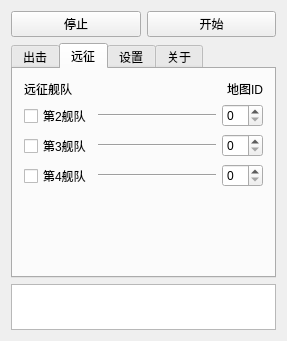
<?xml version="1.0" encoding="UTF-8"?>
<ui version="4.0">
 <class>Widget</class>
 <widget class="QWidget" name="Widget">
  <property name="geometry">
   <rect>
    <x>0</x>
    <y>0</y>
    <width>287</width>
    <height>341</height>
   </rect>
  </property>
  <property name="windowTitle">
   <string>Widget</string>
  </property>
  <layout class="QGridLayout" name="gridLayout">
   <item row="0" column="0">
    <layout class="QVBoxLayout" name="verticalLayout">
     <item>
      <layout class="QHBoxLayout" name="horizontalLayout_2">
       <item>
        <widget class="QPushButton" name="pushButton">
         <property name="text">
          <string>停止</string>
         </property>
        </widget>
       </item>
       <item>
        <widget class="QPushButton" name="pushButton_2">
         <property name="text">
          <string>开始</string>
         </property>
        </widget>
       </item>
      </layout>
     </item>
     <item>
      <widget class="QTabWidget" name="tabWidget">
       <property name="currentIndex">
        <number>1</number>
       </property>
       <widget class="QWidget" name="tab_3">
        <attribute name="title">
         <string>出击</string>
        </attribute>
        <layout class="QGridLayout" name="gridLayout_4">
         <item row="0" column="0">
          <layout class="QVBoxLayout" name="verticalLayout_6">
           <item>
            <layout class="QHBoxLayout" name="horizontalLayout_13">
             <item>
              <widget class="QLabel" name="label_7">
               <property name="sizePolicy">
                <sizepolicy hsizetype="Fixed" vsizetype="Fixed">
                 <horstretch>0</horstretch>
                 <verstretch>0</verstretch>
                </sizepolicy>
               </property>
               <property name="text">
                <string>出击舰队</string>
               </property>
              </widget>
             </item>
             <item>
              <widget class="Line" name="line_7">
               <property name="orientation">
                <enum>Qt::Horizontal</enum>
               </property>
              </widget>
             </item>
            </layout>
           </item>
           <item>
            <layout class="QHBoxLayout" name="horizontalLayout_14">
             <item>
              <spacer name="horizontalSpacer_6">
               <property name="orientation">
                <enum>Qt::Horizontal</enum>
               </property>
               <property name="sizeHint" stdset="0">
                <size>
                 <width>40</width>
                 <height>20</height>
                </size>
               </property>
              </spacer>
             </item>
             <item>
              <widget class="QComboBox" name="comboBox">
               <item>
                <property name="text">
                 <string>第1舰队</string>
                </property>
               </item>
               <item>
                <property name="text">
                 <string>第2舰队</string>
                </property>
               </item>
               <item>
                <property name="text">
                 <string>第3舰队</string>
                </property>
               </item>
               <item>
                <property name="text">
                 <string>第4舰队</string>
                </property>
               </item>
              </widget>
             </item>
            </layout>
           </item>
           <item>
            <layout class="QHBoxLayout" name="horizontalLayout_11">
             <item>
              <widget class="QLabel" name="label_4">
               <property name="sizePolicy">
                <sizepolicy hsizetype="Fixed" vsizetype="Fixed">
                 <horstretch>0</horstretch>
                 <verstretch>0</verstretch>
                </sizepolicy>
               </property>
               <property name="text">
                <string>出击海域</string>
               </property>
              </widget>
             </item>
             <item>
              <widget class="Line" name="line_5">
               <property name="orientation">
                <enum>Qt::Horizontal</enum>
               </property>
              </widget>
             </item>
            </layout>
           </item>
           <item>
            <layout class="QHBoxLayout" name="horizontalLayout_10">
             <item>
              <spacer name="horizontalSpacer_5">
               <property name="orientation">
                <enum>Qt::Horizontal</enum>
               </property>
               <property name="sizeHint" stdset="0">
                <size>
                 <width>40</width>
                 <height>20</height>
                </size>
               </property>
              </spacer>
             </item>
             <item>
              <widget class="QSpinBox" name="spinBox_4">
               <property name="sizePolicy">
                <sizepolicy hsizetype="Fixed" vsizetype="Fixed">
                 <horstretch>0</horstretch>
                 <verstretch>0</verstretch>
                </sizepolicy>
               </property>
              </widget>
             </item>
             <item>
              <widget class="QLabel" name="label_5">
               <property name="sizePolicy">
                <sizepolicy hsizetype="Fixed" vsizetype="Fixed">
                 <horstretch>0</horstretch>
                 <verstretch>0</verstretch>
                </sizepolicy>
               </property>
               <property name="text">
                <string>-</string>
               </property>
              </widget>
             </item>
             <item>
              <widget class="QSpinBox" name="spinBox_5">
               <property name="sizePolicy">
                <sizepolicy hsizetype="Fixed" vsizetype="Fixed">
                 <horstretch>0</horstretch>
                 <verstretch>0</verstretch>
                </sizepolicy>
               </property>
              </widget>
             </item>
            </layout>
           </item>
           <item>
            <layout class="QHBoxLayout" name="horizontalLayout_12">
             <item>
              <widget class="QLabel" name="label_6">
               <property name="sizePolicy">
                <sizepolicy hsizetype="Fixed" vsizetype="Fixed">
                 <horstretch>0</horstretch>
                 <verstretch>0</verstretch>
                </sizepolicy>
               </property>
               <property name="text">
                <string>战斗次数</string>
               </property>
              </widget>
             </item>
             <item>
              <widget class="Line" name="line_6">
               <property name="orientation">
                <enum>Qt::Horizontal</enum>
               </property>
              </widget>
             </item>
            </layout>
           </item>
           <item>
            <layout class="QHBoxLayout" name="horizontalLayout_15">
             <item>
              <spacer name="horizontalSpacer_7">
               <property name="orientation">
                <enum>Qt::Horizontal</enum>
               </property>
               <property name="sizeHint" stdset="0">
                <size>
                 <width>40</width>
                 <height>20</height>
                </size>
               </property>
              </spacer>
             </item>
             <item>
              <widget class="QSpinBox" name="spinBox_6"/>
             </item>
            </layout>
           </item>
           <item>
            <spacer name="verticalSpacer_3">
             <property name="orientation">
              <enum>Qt::Vertical</enum>
             </property>
             <property name="sizeHint" stdset="0">
              <size>
               <width>20</width>
               <height>40</height>
              </size>
             </property>
            </spacer>
           </item>
          </layout>
         </item>
        </layout>
       </widget>
       <widget class="QWidget" name="tab_4">
        <attribute name="title">
         <string>远征</string>
        </attribute>
        <layout class="QGridLayout" name="gridLayout_3">
         <item row="0" column="0">
          <layout class="QVBoxLayout" name="verticalLayout_4">
           <item>
            <layout class="QHBoxLayout" name="horizontalLayout_9">
             <item>
              <widget class="QLabel" name="label_8">
               <property name="sizePolicy">
                <sizepolicy hsizetype="Fixed" vsizetype="Fixed">
                 <horstretch>0</horstretch>
                 <verstretch>0</verstretch>
                </sizepolicy>
               </property>
               <property name="text">
                <string>远征舰队</string>
               </property>
              </widget>
             </item>
             <item>
              <spacer name="horizontalSpacer_3">
               <property name="orientation">
                <enum>Qt::Horizontal</enum>
               </property>
               <property name="sizeHint" stdset="0">
                <size>
                 <width>40</width>
                 <height>12</height>
                </size>
               </property>
              </spacer>
             </item>
             <item>
              <widget class="QLabel" name="label_3">
               <property name="sizePolicy">
                <sizepolicy hsizetype="Fixed" vsizetype="Fixed">
                 <horstretch>0</horstretch>
                 <verstretch>0</verstretch>
                </sizepolicy>
               </property>
               <property name="text">
                <string>地图ID</string>
               </property>
              </widget>
             </item>
            </layout>
           </item>
           <item>
            <layout class="QHBoxLayout" name="horizontalLayout_6">
             <item>
              <widget class="QCheckBox" name="checkBox">
               <property name="sizePolicy">
                <sizepolicy hsizetype="Fixed" vsizetype="Fixed">
                 <horstretch>0</horstretch>
                 <verstretch>0</verstretch>
                </sizepolicy>
               </property>
               <property name="text">
                <string>第2舰队</string>
               </property>
              </widget>
             </item>
             <item>
              <widget class="Line" name="line_2">
               <property name="orientation">
                <enum>Qt::Horizontal</enum>
               </property>
              </widget>
             </item>
             <item>
              <widget class="QSpinBox" name="spinBox">
               <property name="sizePolicy">
                <sizepolicy hsizetype="Fixed" vsizetype="Fixed">
                 <horstretch>0</horstretch>
                 <verstretch>0</verstretch>
                </sizepolicy>
               </property>
              </widget>
             </item>
            </layout>
           </item>
           <item>
            <layout class="QHBoxLayout" name="horizontalLayout_7">
             <item>
              <widget class="QCheckBox" name="checkBox_2">
               <property name="sizePolicy">
                <sizepolicy hsizetype="Fixed" vsizetype="Fixed">
                 <horstretch>0</horstretch>
                 <verstretch>0</verstretch>
                </sizepolicy>
               </property>
               <property name="text">
                <string>第3舰队</string>
               </property>
              </widget>
             </item>
             <item>
              <widget class="Line" name="line_3">
               <property name="orientation">
                <enum>Qt::Horizontal</enum>
               </property>
              </widget>
             </item>
             <item>
              <widget class="QSpinBox" name="spinBox_2">
               <property name="sizePolicy">
                <sizepolicy hsizetype="Fixed" vsizetype="Fixed">
                 <horstretch>0</horstretch>
                 <verstretch>0</verstretch>
                </sizepolicy>
               </property>
              </widget>
             </item>
            </layout>
           </item>
           <item>
            <layout class="QHBoxLayout" name="horizontalLayout_8">
             <item>
              <widget class="QCheckBox" name="checkBox_3">
               <property name="sizePolicy">
                <sizepolicy hsizetype="Fixed" vsizetype="Fixed">
                 <horstretch>0</horstretch>
                 <verstretch>0</verstretch>
                </sizepolicy>
               </property>
               <property name="text">
                <string>第4舰队</string>
               </property>
              </widget>
             </item>
             <item>
              <widget class="Line" name="line_4">
               <property name="orientation">
                <enum>Qt::Horizontal</enum>
               </property>
              </widget>
             </item>
             <item>
              <widget class="QSpinBox" name="spinBox_3">
               <property name="sizePolicy">
                <sizepolicy hsizetype="Fixed" vsizetype="Fixed">
                 <horstretch>0</horstretch>
                 <verstretch>0</verstretch>
                </sizepolicy>
               </property>
              </widget>
             </item>
            </layout>
           </item>
           <item>
            <spacer name="verticalSpacer_2">
             <property name="orientation">
              <enum>Qt::Vertical</enum>
             </property>
             <property name="sizeHint" stdset="0">
              <size>
               <width>20</width>
               <height>40</height>
              </size>
             </property>
            </spacer>
           </item>
          </layout>
         </item>
        </layout>
       </widget>
       <widget class="QWidget" name="tab_5">
        <attribute name="title">
         <string>设置</string>
        </attribute>
        <layout class="QGridLayout" name="gridLayout_2">
         <item row="0" column="0">
          <layout class="QVBoxLayout" name="verticalLayout_3">
           <item>
            <layout class="QVBoxLayout" name="verticalLayout_2">
             <item>
              <layout class="QHBoxLayout" name="horizontalLayout_5">
               <item>
                <widget class="QLabel" name="label">
                 <property name="sizePolicy">
                  <sizepolicy hsizetype="Fixed" vsizetype="Fixed">
                   <horstretch>0</horstretch>
                   <verstretch>0</verstretch>
                  </sizepolicy>
                 </property>
                 <property name="text">
                  <string>窗口句柄</string>
                 </property>
                </widget>
               </item>
               <item>
                <widget class="Line" name="line">
                 <property name="orientation">
                  <enum>Qt::Horizontal</enum>
                 </property>
                </widget>
               </item>
              </layout>
             </item>
             <item>
              <layout class="QHBoxLayout" name="horizontalLayout_4">
               <item>
                <spacer name="horizontalSpacer">
                 <property name="orientation">
                  <enum>Qt::Horizontal</enum>
                 </property>
                 <property name="sizeHint" stdset="0">
                  <size>
                   <width>88</width>
                   <height>20</height>
                  </size>
                 </property>
                </spacer>
               </item>
               <item>
                <widget class="QTextEdit" name="textEdit">
                 <property name="sizePolicy">
                  <sizepolicy hsizetype="Fixed" vsizetype="Fixed">
                   <horstretch>0</horstretch>
                   <verstretch>0</verstretch>
                  </sizepolicy>
                 </property>
                 <property name="maximumSize">
                  <size>
                   <width>104</width>
                   <height>24</height>
                  </size>
                 </property>
                </widget>
               </item>
               <item>
                <widget class="QPushButton" name="pushButton_3">
                 <property name="sizePolicy">
                  <sizepolicy hsizetype="Fixed" vsizetype="Fixed">
                   <horstretch>0</horstretch>
                   <verstretch>0</verstretch>
                  </sizepolicy>
                 </property>
                 <property name="maximumSize">
                  <size>
                   <width>23</width>
                   <height>23</height>
                  </size>
                 </property>
                 <property name="text">
                  <string>C</string>
                 </property>
                </widget>
               </item>
              </layout>
             </item>
             <item>
              <layout class="QHBoxLayout" name="horizontalLayout_3">
               <item>
                <spacer name="horizontalSpacer_2">
                 <property name="orientation">
                  <enum>Qt::Horizontal</enum>
                 </property>
                 <property name="sizeHint" stdset="0">
                  <size>
                   <width>40</width>
                   <height>20</height>
                  </size>
                 </property>
                </spacer>
               </item>
               <item>
                <widget class="QLabel" name="label_2">
                 <property name="sizePolicy">
                  <sizepolicy hsizetype="Fixed" vsizetype="Fixed">
                   <horstretch>0</horstretch>
                   <verstretch>0</verstretch>
                  </sizepolicy>
                 </property>
                 <property name="text">
                  <string>拖拽按钮以获取窗口句柄</string>
                 </property>
                </widget>
               </item>
              </layout>
             </item>
            </layout>
           </item>
           <item>
            <spacer name="verticalSpacer">
             <property name="orientation">
              <enum>Qt::Vertical</enum>
             </property>
             <property name="sizeHint" stdset="0">
              <size>
               <width>20</width>
               <height>40</height>
              </size>
             </property>
            </spacer>
           </item>
           <item>
            <layout class="QHBoxLayout" name="horizontalLayout">
             <item>
              <spacer name="horizontalSpacer_4">
               <property name="orientation">
                <enum>Qt::Horizontal</enum>
               </property>
               <property name="sizeHint" stdset="0">
                <size>
                 <width>40</width>
                 <height>20</height>
                </size>
               </property>
              </spacer>
             </item>
             <item>
              <widget class="QPushButton" name="pushButton_4">
               <property name="sizePolicy">
                <sizepolicy hsizetype="Fixed" vsizetype="Fixed">
                 <horstretch>0</horstretch>
                 <verstretch>0</verstretch>
                </sizepolicy>
               </property>
               <property name="text">
                <string>专家模式</string>
               </property>
              </widget>
             </item>
            </layout>
           </item>
          </layout>
         </item>
        </layout>
       </widget>
       <widget class="QWidget" name="tab_6">
        <attribute name="title">
         <string>关于</string>
        </attribute>
       </widget>
      </widget>
     </item>
     <item>
      <widget class="QTextBrowser" name="textBrowser">
       <property name="sizePolicy">
        <sizepolicy hsizetype="Preferred" vsizetype="Fixed">
         <horstretch>0</horstretch>
         <verstretch>0</verstretch>
        </sizepolicy>
       </property>
       <property name="minimumSize">
        <size>
         <width>0</width>
         <height>0</height>
        </size>
       </property>
       <property name="maximumSize">
        <size>
         <width>16777215</width>
         <height>46</height>
        </size>
       </property>
      </widget>
     </item>
    </layout>
   </item>
  </layout>
 </widget>
 <layoutdefault spacing="6" margin="11"/>
 <resources/>
 <connections/>
</ui>
